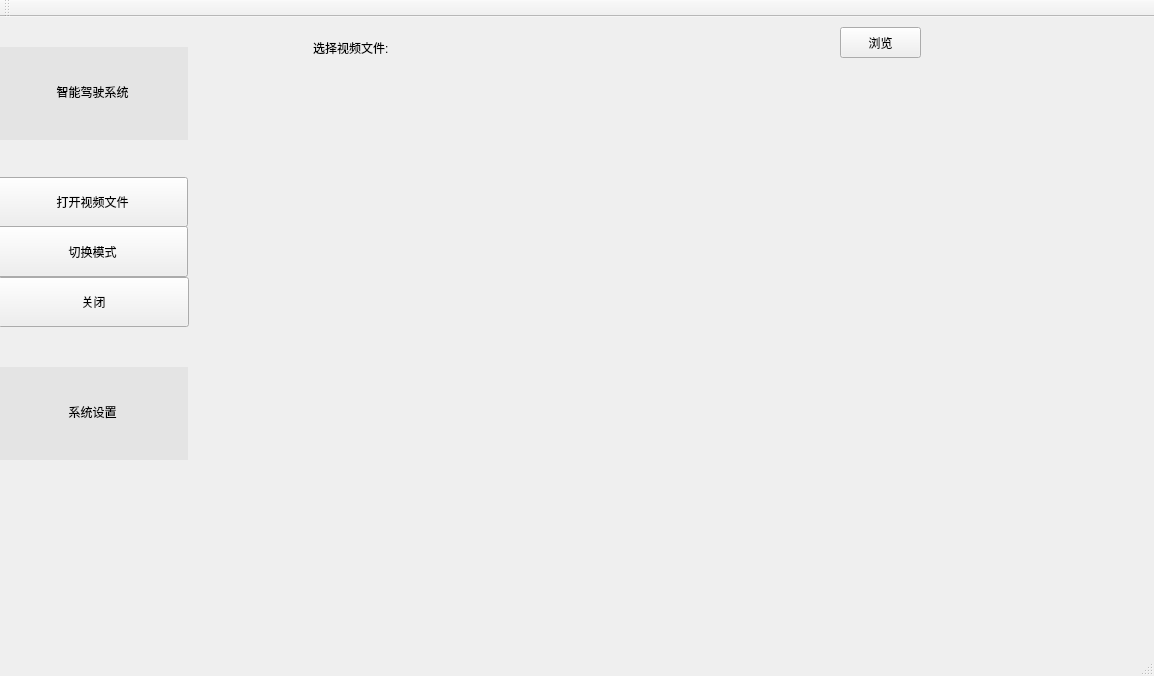
<?xml version="1.0" encoding="UTF-8"?>
<ui version="4.0">
 <class>MainWindow</class>
 <widget class="QMainWindow" name="MainWindow">
  <property name="geometry">
   <rect>
    <x>0</x>
    <y>0</y>
    <width>1154</width>
    <height>676</height>
   </rect>
  </property>
  <property name="windowTitle">
   <string>智能驾驶系统</string>
  </property>
  <widget class="QWidget" name="centralWidget">
   <widget class="QWidget" name="widget" native="true">
    <property name="geometry">
     <rect>
      <x>190</x>
      <y>0</y>
      <width>881</width>
      <height>601</height>
     </rect>
    </property>
    <widget class="QLabel" name="imageLabel">
     <property name="geometry">
      <rect>
       <x>10</x>
       <y>60</y>
       <width>791</width>
       <height>421</height>
      </rect>
     </property>
     <property name="text">
      <string/>
     </property>
    </widget>
    <widget class="QWidget" name="widget2" native="true">
     <property name="geometry">
      <rect>
       <x>0</x>
       <y>0</y>
       <width>871</width>
       <height>61</height>
      </rect>
     </property>
     <widget class="QLabel" name="testLabel">
      <property name="geometry">
       <rect>
        <x>123</x>
        <y>10</y>
        <width>101</width>
        <height>41</height>
       </rect>
      </property>
      <property name="text">
       <string>选择视频文件:</string>
      </property>
     </widget>
     <widget class="QLabel" name="lblStatus">
      <property name="geometry">
       <rect>
        <x>265</x>
        <y>15</y>
        <width>341</width>
        <height>31</height>
       </rect>
      </property>
      <property name="text">
       <string/>
      </property>
     </widget>
     <widget class="QPushButton" name="btnBrowseCam">
      <property name="geometry">
       <rect>
        <x>650</x>
        <y>10</y>
        <width>81</width>
        <height>31</height>
       </rect>
      </property>
      <property name="cursor">
       <cursorShape>ArrowCursor</cursorShape>
      </property>
      <property name="text">
       <string>浏览</string>
      </property>
      <property name="autoRepeatDelay">
       <number>300</number>
      </property>
      <property name="autoDefault">
       <bool>true</bool>
      </property>
      <property name="default">
       <bool>false</bool>
      </property>
      <property name="flat">
       <bool>false</bool>
      </property>
     </widget>
    </widget>
   </widget>
   <widget class="QWidget" name="sideBar" native="true">
    <property name="geometry">
     <rect>
      <x>0</x>
      <y>-20</y>
      <width>191</width>
      <height>621</height>
     </rect>
    </property>
    <widget class="QPushButton" name="btnCloseCam">
     <property name="geometry">
      <rect>
       <x>-2</x>
       <y>280</y>
       <width>191</width>
       <height>50</height>
      </rect>
     </property>
     <property name="minimumSize">
      <size>
       <width>0</width>
       <height>50</height>
      </size>
     </property>
     <property name="text">
      <string>关闭</string>
     </property>
    </widget>
    <widget class="QPushButton" name="btnOpenCam">
     <property name="enabled">
      <bool>true</bool>
     </property>
     <property name="geometry">
      <rect>
       <x>-3</x>
       <y>180</y>
       <width>191</width>
       <height>50</height>
      </rect>
     </property>
     <property name="minimumSize">
      <size>
       <width>0</width>
       <height>50</height>
      </size>
     </property>
     <property name="text">
      <string>打开视频文件</string>
     </property>
    </widget>
    <widget class="QToolButton" name="btnUser">
     <property name="geometry">
      <rect>
       <x>-3</x>
       <y>50</y>
       <width>191</width>
       <height>93</height>
      </rect>
     </property>
     <property name="styleSheet">
      <string notr="true">/* 默认 */
QToolButton{   
	border-top: 3px outset transparent;
	border-bottom: 7px outset transparent;
	border-right: 3px outset transparent;
	border-left: 3px outset transparent;
    min-width: 80px;
    min-height: 80px;
	background-color: rgb(228, 228, 228);
}

/* 鼠标悬停 */
QToolButton:hover{
	background-color: rgb(205, 205, 205);
}

/* 点击和按下 */
QToolButton:pressed,QToolButton:checked{
	border-left: 3px outset rgb(93, 95, 97);
	background-color: rgb(246, 246, 246);	
}

QPushButton:default {
    border-color: navy; /* make the default button prominent */
}

</string>
     </property>
     <property name="text">
      <string>智能驾驶系统</string>
     </property>
     <property name="icon">
      <iconset resource="resources.qrc">
       <normaloff>:/icons/user.png</normaloff>:/icons/user.png</iconset>
     </property>
     <property name="iconSize">
      <size>
       <width>48</width>
       <height>48</height>
      </size>
     </property>
     <property name="checkable">
      <bool>true</bool>
     </property>
     <property name="autoExclusive">
      <bool>true</bool>
     </property>
     <property name="toolButtonStyle">
      <enum>Qt::ToolButtonTextUnderIcon</enum>
     </property>
    </widget>
    <widget class="QToolButton" name="btnSettings">
     <property name="geometry">
      <rect>
       <x>-3</x>
       <y>370</y>
       <width>191</width>
       <height>93</height>
      </rect>
     </property>
     <property name="minimumSize">
      <size>
       <width>86</width>
       <height>90</height>
      </size>
     </property>
     <property name="styleSheet">
      <string notr="true">/* 默认 */
QToolButton{   
	border-top: 3px outset transparent;
	border-bottom: 7px outset transparent;
	border-right: 3px outset transparent;
	border-left: 3px outset transparent;
    min-width: 80px;
    min-height: 80px;
	background-color: rgb(228, 228, 228);
}

/* 鼠标悬停 */
QToolButton:hover{
	background-color: rgb(205, 205, 205);
}

/* 点击和按下 */
QToolButton:pressed,QToolButton:checked{
	border-left: 3px outset rgb(93, 95, 97);
	background-color: rgb(246, 246, 246);	
}

QPushButton:default {
    border-color: navy; /* make the default button prominent */
}

</string>
     </property>
     <property name="text">
      <string>系统设置</string>
     </property>
     <property name="icon">
      <iconset resource="resources.qrc">
       <normaloff>:/icons/settings.png</normaloff>:/icons/settings.png</iconset>
     </property>
     <property name="iconSize">
      <size>
       <width>48</width>
       <height>48</height>
      </size>
     </property>
     <property name="checkable">
      <bool>true</bool>
     </property>
     <property name="autoExclusive">
      <bool>true</bool>
     </property>
     <property name="toolButtonStyle">
      <enum>Qt::ToolButtonTextUnderIcon</enum>
     </property>
    </widget>
    <widget class="QPushButton" name="btnSwitch">
     <property name="geometry">
      <rect>
       <x>-3</x>
       <y>229</y>
       <width>191</width>
       <height>51</height>
      </rect>
     </property>
     <property name="text">
      <string>切换模式</string>
     </property>
    </widget>
    <zorder>btnSwitch</zorder>
    <zorder>btnCloseCam</zorder>
    <zorder>btnOpenCam</zorder>
    <zorder>btnUser</zorder>
    <zorder>btnSettings</zorder>
   </widget>
  </widget>
  <widget class="QMenuBar" name="menuBar">
   <property name="geometry">
    <rect>
     <x>0</x>
     <y>0</y>
     <width>1154</width>
     <height>22</height>
    </rect>
   </property>
  </widget>
  <widget class="QToolBar" name="mainToolBar">
   <attribute name="toolBarArea">
    <enum>TopToolBarArea</enum>
   </attribute>
   <attribute name="toolBarBreak">
    <bool>false</bool>
   </attribute>
  </widget>
  <widget class="QStatusBar" name="statusBar"/>
 </widget>
 <layoutdefault spacing="6" margin="11"/>
 <resources>
  <include location="resources.qrc"/>
 </resources>
 <connections/>
</ui>
